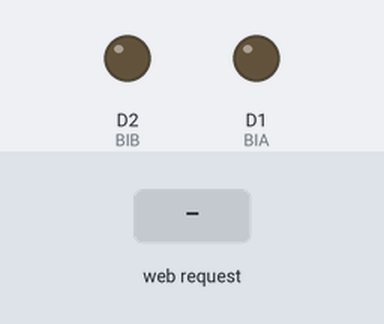
Recording of a sketch running on a simulated ESP8266 (NodeMCU). Parts: output pins drawn as LEDs (lit = HIGH). The inputs (shaded band) are chosen by the test bench. WiFi joins after 1.5 s; servers stay silent unless stated; what the sketch prints to the serial monitor is not drawn.

Above: at 2.7 s.
2.8 s: HTTP request GET /MOTOR=FORWARD received
At 3.7 s:
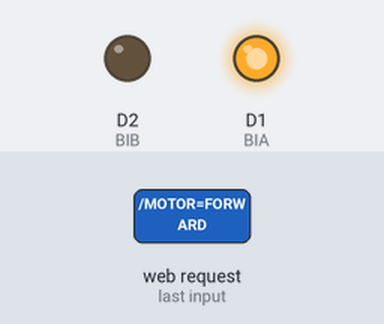
4.3 s: HTTP request GET /MOTOR=BACKWARD received
At 4.8 s:
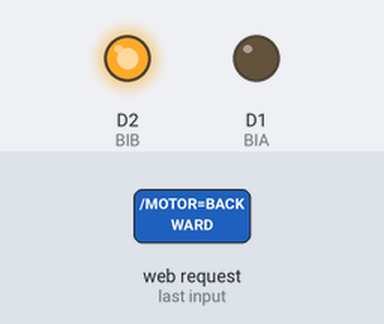
5.8 s: HTTP request GET /MOTOR=STOP received
At 7.2 s:
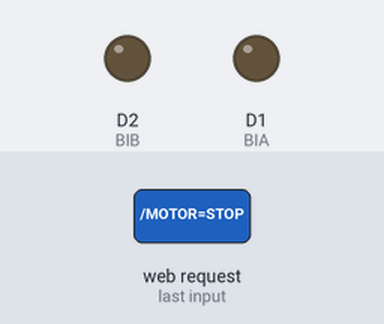
Timing chart, 0 to 8.8 s (numbered marks = the images above; inputs shaded):
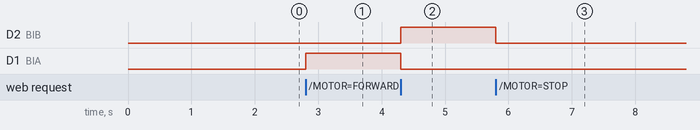

Measured:
- after the input at 2.8 s, D1 (BIA): LOW → HIGH at once
- after the input at 4.3 s, D2 (BIB): LOW → HIGH at once; D1 (BIA): HIGH → LOW at once
- after the input at 5.8 s, D2 (BIB): HIGH → LOW at once

The sketch:

CH01_RemoteMotorControl.ino
```cpp
/* [도전과제] 웹서버를 이용한 원격 모터 제어
 * NodeMCU를 웹 서버로 구성하여 브라우저의 버튼으로 모터 제어
 * 회로 연결: D1 -> BIA, D2 -> BIB
 */

#include <ESP8266WiFi.h>

// 연결할 네트워크 정보 (사용자 환경에 맞게 수정)
#ifndef STASSID
#define STASSID "khr"
#define STAPSK  "12345678"
#endif

const char* ssid = STASSID;
const char* password = STAPSK;

// 모터 드라이버 연결 핀 설정
const int BIA = D1;
const int BIB = D2;

WiFiServer server(80);

void setup() {
  Serial.begin(115200);
  delay(10);

  // 모터 제어 핀을 출력으로 설정하고 초기 상태는 정지(LOW, LOW)
  pinMode(BIA, OUTPUT);
  pinMode(BIB, OUTPUT);
  digitalWrite(BIA, LOW);
  digitalWrite(BIB, LOW);

  // WiFi 네트워크 접속
  Serial.println();
  Serial.print("Connecting to ");
  Serial.println(ssid);
  WiFi.begin(ssid, password);

  while (WiFi.status() != WL_CONNECTED) {
    delay(500);
    Serial.print(".");
  }

  // 서버 시작 및 IP 주소 출력
  Serial.println("");
  Serial.println("WiFi connected");
  server.begin();
  Serial.println("Server started");
  Serial.print("Use this URL to connect: ");
  Serial.print("http://");
  Serial.print(WiFi.localIP());
  Serial.println("/");
}

void loop() {
  // 클라이언트 접속 확인
  WiFiClient client = server.available();
  if (!client) {
    return;
  }

  // 클라이언트로부터 데이터가 올 때까지 대기
  while(!client.available()){
    delay(1);
  }

  // 요청 읽기 및 시리얼 모니터 출력 (이미지 실행결과와 일치)
  String request = client.readStringUntil('\r');
  Serial.println("new client");
  Serial.println(request);
  client.flush();

  // 명령 해석 및 모터 제어 (URL 파싱)
  if (request.indexOf("/MOTOR=FORWARD") != -1) {
    digitalWrite(BIA, HIGH);
    digitalWrite(BIB, LOW);
  }
  else if (request.indexOf("/MOTOR=BACKWARD") != -1) {
    digitalWrite(BIA, LOW);
    digitalWrite(BIB, HIGH);
  }
  else if (request.indexOf("/MOTOR=STOP") != -1) {
    digitalWrite(BIA, LOW);
    digitalWrite(BIB, LOW);
  }

  // 클라이언트로 웹 페이지(HTML) 전송
  client.println("HTTP/1.1 200 OK");
  client.println("Content-Type: text/html");
  client.println("");
  client.println("<!DOCTYPE HTML>");
  client.println("<html>");
  client.println("<head><meta name='viewport' content='width=device-width, initial-scale=1'></head>");
  client.println("<body>");
  client.println("<h2>Motor Control</h2>");

  // 이미지의 버튼 레이아웃 구현
  client.println("<a href=\"/MOTOR=FORWARD\"><button>Forward</button></a>");
  client.println("<a href=\"/MOTOR=BACKWARD\"><button>Backward</button></a>");
  client.println("<a href=\"/MOTOR=STOP\"><button>Stop</button></a>");

  client.println("</body>");
  client.println("</html>");

  delay(1);
  Serial.println("Client disconnected");
  Serial.println("");
}
```
